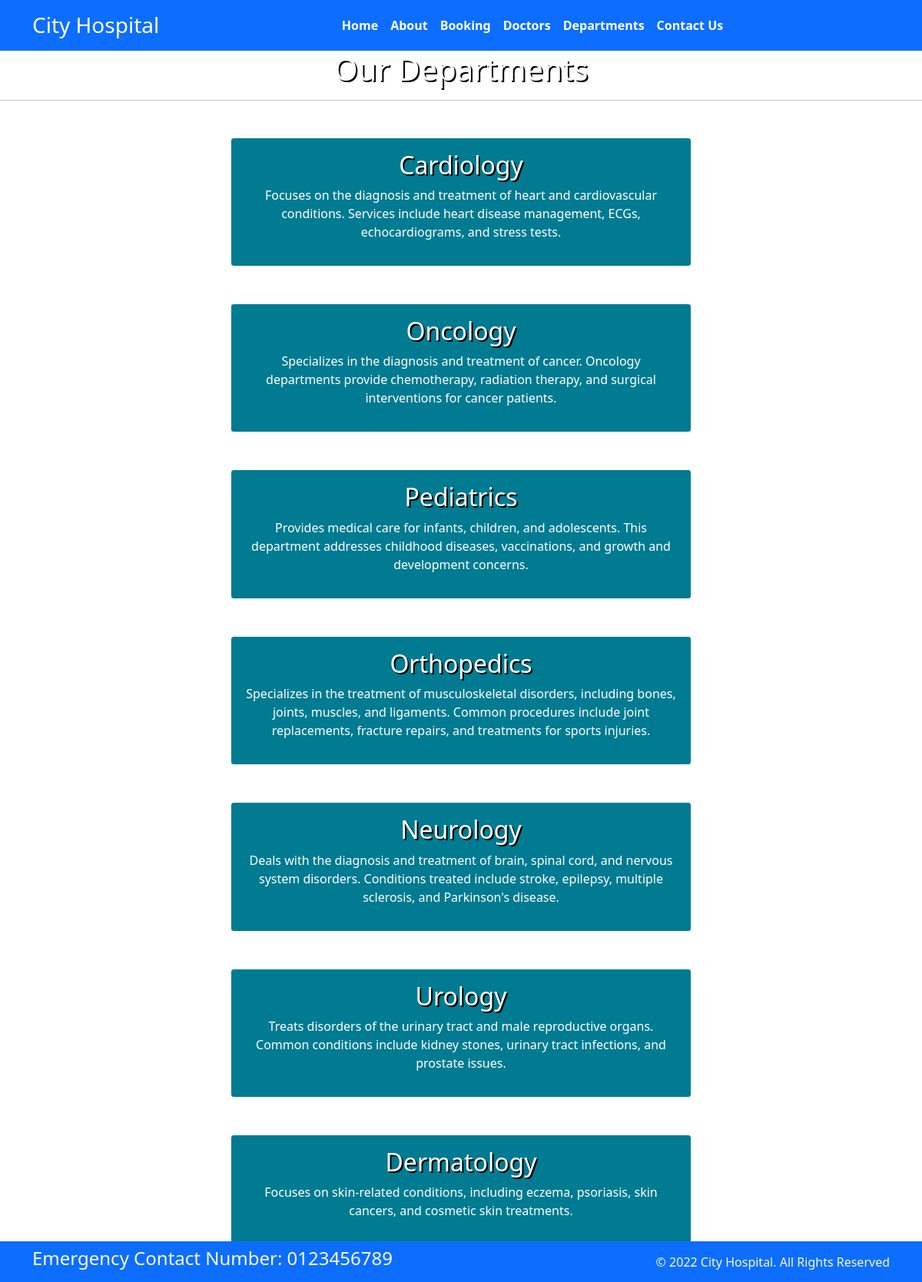
Page /department/ on the committed database.
### home/models.py (models this page shows, shortened)
class Department(models.Model):
    dep_name = models.CharField(max_length=100)
    dep_description = models.TextField()

### home/views.py (the view)
# urls.py: path('department/', views.department,name='department'),
def department(request):
    departments_list = Department.objects.all()
    context = {'dept': departments_list}
    return render(request, 'department.html', context)

### templates/department.html (shortened to what this page needs)
{%extends "base.html" %}
{%block content%}
{%load static%}
<link rel="stylesheet" href="{% static 'css/dept.css' %}">
<h1 class="text-center">Our Departments</h1>
<hr>
{%for d in dept %}
<div class="mx-auto w-50 text-center text-white p-3 my-5 border border-white rounded" id="dept">
    <h2>{{d.dep_name}}</h2>
    <p>{{d.dep_description}}</p>
</div>
{%endfor%}
{%endblock%}

### static/css/dept.css (style rules this page uses)
body { background-image: url(../images/hospital.jpg); background-repeat: no-repeat; background-size: cover; background-attachment: fixed; }
#dept { background-color: rgb(0, 123, 145); }
h1 { color: white; text-shadow: 2px 2px black; }
#dept h2 { text-shadow: 2px 2px black; }

### rows in the picture
Department: dep_name "Cardiology", dep_description "Focuses on the diagnosis and treatment of heart and cardiovascular conditions. Services include heart disease management, ECGs, echocardiograms, and stress tests."
Department: dep_name "Oncology", dep_description "Specializes in the diagnosis and treatment of cancer. Oncology departments provide chemotherapy, radiation therapy, and surgical interventions for cancer patients."
Department: dep_name "Pediatrics", dep_description "Provides medical care for infants, children, and adolescents. This department addresses childhood diseases, vaccinations, and growth and development concerns."
Department: dep_name "Orthopedics", dep_description "Specializes in the treatment of musculoskeletal disorders, including bones, joints, muscles, and ligaments. Common procedures include joint replacements, fracture repairs, and treatments for sports injuries."
Department: dep_name "Neurology", dep_description "Deals with the diagnosis and treatment of brain, spinal cord, and nervous system disorders. Conditions treated include stroke, epilepsy, multiple sclerosis, and Parkinson's disease."
Department: dep_name "Urology", dep_description "Treats disorders of the urinary tract and male reproductive organs. Common conditions include kidney stones, urinary tract infections, and prostate issues."
Department: dep_name "Dermatology", dep_description "Focuses on skin-related conditions, including eczema, psoriasis, skin cancers, and cosmetic skin treatments."
